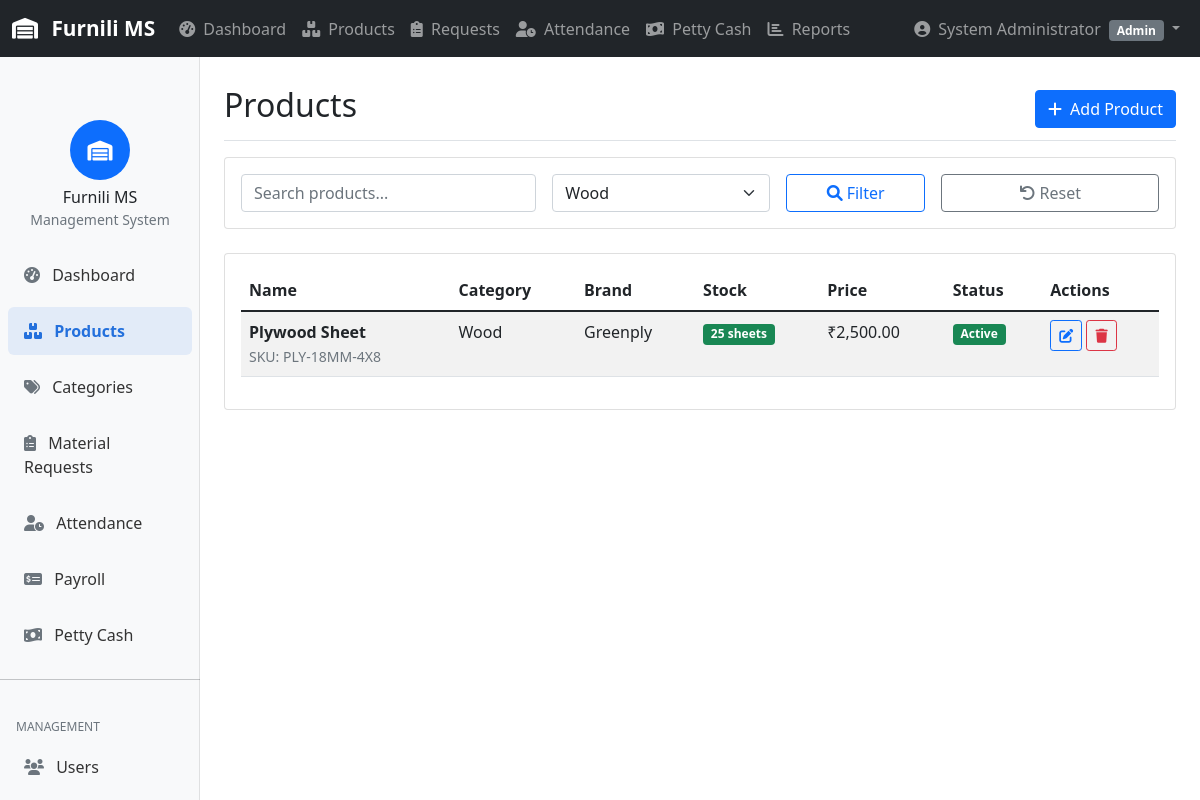
/pages/products.php?category=Wood (signed in), run on the app's committed database.
### tables this page shows
CREATE TABLE `users` (
  `id` int(11) NOT NULL AUTO_INCREMENT,
  `username` varchar(255) NOT NULL,
  `email` varchar(255) NOT NULL,
  `password` varchar(255) NOT NULL,
  `name` varchar(255) NOT NULL,
  `role` enum('admin','manager','storekeeper','user') NOT NULL DEFAULT 'user',
  `employee_id` varchar(100) DEFAULT NULL,
  `aadhar_number` varchar(12) DEFAULT NULL,
  `phone` varchar(15) DEFAULT NULL,
  `address` text DEFAULT NULL,
  `salary` decimal(10,2) DEFAULT NULL,
  `overtime_rate` decimal(10,2) DEFAULT 50.00,
  `photo_url` varchar(255) DEFAULT NULL,
  `document_url` varchar(255) DEFAULT NULL,
  `is_active` tinyint(1) DEFAULT 1,
  `created_at` timestamp NOT NULL DEFAULT current_timestamp(),
  PRIMARY KEY (`id`),
  UNIQUE KEY `username` (`username`),
  UNIQUE KEY `email` (`email`)
);

CREATE TABLE `products` (
  `id` int(11) NOT NULL AUTO_INCREMENT,
  `name` varchar(255) NOT NULL,
  `category` varchar(255) NOT NULL,
  `brand` varchar(255) DEFAULT NULL,
  `size` varchar(100) DEFAULT NULL,
  `thickness` varchar(100) DEFAULT NULL,
  `price_per_unit` decimal(10,2) NOT NULL,
  `current_stock` int(11) NOT NULL DEFAULT 0,
  `min_stock` int(11) NOT NULL DEFAULT 10,
  `unit` varchar(50) NOT NULL DEFAULT 'pieces',
  `sku` varchar(100) DEFAULT NULL,
  `image_url` varchar(255) DEFAULT NULL,
  `is_active` tinyint(1) DEFAULT 1,
  `created_at` timestamp NOT NULL DEFAULT current_timestamp(),
  PRIMARY KEY (`id`),
  UNIQUE KEY `sku` (`sku`),
  KEY `category` (`category`)
);

### includes/functions.php (called while the page is built, shortened)
<?php
function getCurrentUser() {
    $db = Database::connect();
    $stmt = $db->prepare("SELECT id, username, email, name, role, is_active FROM users WHERE id = ?");
    $stmt->execute([$_SESSION['user_id']]);
    return $stmt->fetch();
}
function hasRole($requiredRoles) {
    $user = getCurrentUser();
    if (is_string($requiredRoles)) {
        $requiredRoles = [$requiredRoles];
    }
    return in_array($user['role'], $requiredRoles);
}
function formatCurrency($amount) {
    return '₹' . number_format($amount, 2);
}
?>

### includes/auth.php (called while the page is built, shortened)
<?php
function getUserPermissions($role) {
    $permissions = [
        'admin' => [
            'users' => ['create', 'read', 'update', 'delete'],
            'products' => ['create', 'read', 'update', 'delete'],
            'categories' => ['create', 'read', 'update', 'delete'],
            'requests' => ['create', 'read', 'update', 'delete'],
            'attendance' => ['create', 'read', 'update', 'delete'],
            'payroll' => ['create', 'read', 'update', 'delete'],
            'petty_cash' => ['create', 'read', 'update', 'delete'],
            'reports' => ['create', 'read', 'update', 'delete'],
            'settings' => ['create', 'read', 'update', 'delete']
        ],
        'manager' => [
            'products' => ['create', 'read', 'update', 'delete'],
            'categories' => ['create', 'read', 'update', 'delete'],
            'requests' => ['create', 'read', 'update', 'delete'],
            'attendance' => ['read', 'update'],
            'payroll' => ['read', 'update'],
            'petty_cash' => ['create', 'read', 'update'],
            'reports' => ['read']
        ],
        'storekeeper' => [
            'products' => ['read', 'update'],
            'requests' => ['read', 'update'],
            'attendance' => ['read'],
            'reports' => ['read']
        ],
        'user' => [
            'products' => ['read'],
            'requests' => ['create', 'read'],
            'attendance' => ['read'],
            'reports' => ['read']
        ]
    ];
    return $permissions[$role] ?? [];
}
function hasPermission($module, $action) {
    $user = getCurrentUser();
    $permissions = getUserPermissions($user['role']);
    return isset($permissions[$module]) && in_array($action, $permissions[$module]);
}
?>

### pages/products.php (the view, shortened to what this page needs)
<?php
require_once '../includes/functions.php';
require_once '../includes/auth.php';
$db = Database::connect();
$page = isset($_GET['page']) ? (int)$_GET['page'] : 1;
$limit = ITEMS_PER_PAGE;
$offset = ($page - 1) * $limit;
$search = $_GET['search'] ?? '';
$category = $_GET['category'] ?? '';
$whereClause = "WHERE is_active = 1";
$params = [];
if (!empty($category)) {
    $whereClause .= " AND category = ?";
    $params[] = $category;
}
$query = "SELECT * FROM products $whereClause ORDER BY created_at DESC LIMIT $limit OFFSET $offset";
$stmt = $db->prepare($query);
$stmt->execute($params);
$products = $stmt->fetchAll();
$categoriesStmt = $db->query("SELECT DISTINCT category FROM products WHERE is_active = 1 ORDER BY category");
$categories = $categoriesStmt->fetchAll();
?>
<!DOCTYPE html>
<html lang="en">
<head>
    <link href="https://cdn.jsdelivr.net/npm/bootstrap@5.1.3/dist/css/bootstrap.min.css" rel="stylesheet">
    <link href="https://cdnjs.cloudflare.com/ajax/libs/font-awesome/6.0.0/css/all.min.css" rel="stylesheet">
</head>
<body>
    <?php include '../includes/header.php'; ?>
    <div class="container-fluid">
        <div class="row">
            <?php include '../includes/sidebar.php'; ?>
            <main class="col-md-9 ms-sm-auto col-lg-10 px-md-4">
                <div class="d-flex justify-content-between flex-wrap flex-md-nowrap align-items-center pt-3 pb-2 mb-3 border-bottom">
                    <h1 class="h2">Products</h1>
                    <?php if (hasPermission('products', 'create')): ?>
                    <button type="button" class="btn btn-primary" data-bs-toggle="modal" data-bs-target="#addProductModal">
                        <i class="fas fa-plus me-2"></i>Add Product
                    </button>
                    <?php endif; ?>
                </div>
                <div class="card mb-4">
                    <div class="card-body">
                        <form method="GET" class="row g-3">
                            <div class="col-md-4">
                                <input type="text" class="form-control" name="search"
                                       placeholder="Search products..." value="<?php echo htmlspecialchars($search); ?>">
                            </div>
                            <div class="col-md-3">
                                <select class="form-select" name="category">
                                    <?php foreach ($categories as $cat): ?>
                                    <option value="<?php echo htmlspecialchars($cat['category']); ?>"
                                            <?php echo ($category == $cat['category']) ? 'selected' : ''; ?>>
                                        <?php echo htmlspecialchars($cat['category']); ?>
                                    </option>
                                    <?php endforeach; ?>
                                </select>
                            </div>
                            <div class="col-md-2">
                                <button type="submit" class="btn btn-outline-primary w-100">
                                    <i class="fas fa-search me-1"></i>Filter
                                </button>
                            </div>
                            <div class="col-md-3">
                                <a href="products.php" class="btn btn-outline-secondary w-100">
                                    <i class="fas fa-undo me-1"></i>Reset
                                </a>
                            </div>
                        </form>
                    </div>
                </div>
                <div class="card">
                    <div class="card-body">
                        <div class="table-responsive">
                            <table class="table table-striped">
                                <thead>
                                    <tr>
                                        <th>Name</th>
                                        <th>Category</th>
                                        <th>Brand</th>
                                        <th>Stock</th>
                                        <th>Price</th>
                                        <th>Status</th>
                                        <th>Actions</th>
                                    </tr>
                                </thead>
                                <tbody>
                                    <?php if (empty($products)): ?>
                                    <tr>
                                        <td colspan="7" class="text-center text-muted">No products found</td>
                                    </tr>
                                    <?php else: ?>
                                    <?php foreach ($products as $product): ?>
                                    <tr>
                                        <td>
                                            <strong><?php echo htmlspecialchars($product['name']); ?></strong>
                                            <?php if ($product['sku']): ?>
                                            <br><small class="text-muted">SKU: <?php echo htmlspecialchars($product['sku']); ?></small>
                                            <?php endif; ?>
                                        </td>
                                        <td><?php echo htmlspecialchars($product['category']); ?></td>
                                        <td><?php echo htmlspecialchars($product['brand']); ?></td>
                                        <td>
                                            <span class="badge bg-<?php echo ($product['current_stock'] <= $product['min_stock']) ? 'danger' : 'success'; ?>">
                                                <?php echo number_format($product['current_stock']); ?> <?php echo htmlspecialchars($product['unit']); ?>
                                            </span>
                                        </td>
                                        <td><?php echo formatCurrency($product['price_per_unit']); ?></td>
                                        <td>
                                            <span class="badge bg-<?php echo $product['is_active'] ? 'success' : 'secondary'; ?>">
                                                <?php echo $product['is_active'] ? 'Active' : 'Inactive'; ?>
                                            </span>
                                        </td>
                                        <td>
                                            <?php if (hasPermission('products', 'update')): ?>
                                            <button class="btn btn-sm btn-outline-primary" onclick="editProduct(<?php echo htmlspecialchars(json_encode($product)); ?>)">
                                                <i class="fas fa-edit"></i>
                                            </button>
                                            <?php endif; ?>
                                            <?php if (hasPermission('products', 'delete')): ?>
                                            <button class="btn btn-sm btn-outline-danger" onclick="deleteProduct(<?php echo $product['id']; ?>)">
                                                <i class="fas fa-trash"></i>
                                            </button>
                                            <?php endif; ?>
                                        </td>
                                    </tr>
                                    <?php endforeach; ?>
                                    <?php endif; ?>
                                </tbody>
                            </table>
                        </div>
                    </div>
                </div>
            </main>
        </div>
    </div>
</body>
</html>

### includes/header.php (shortened to what this page needs)
<?php
$currentUser = getCurrentUser();
?>
<nav class="navbar navbar-expand-lg navbar-dark bg-dark fixed-top">
    <div class="container-fluid">
        <a class="navbar-brand" href="index.php">
            <i class="fas fa-warehouse me-2"></i>
            <?php echo APP_NAME; ?>
        </a>
        <div class="collapse navbar-collapse" id="navbarNav">
            <ul class="navbar-nav me-auto">
                <li class="nav-item">
                    <a class="nav-link" href="index.php">
                        <i class="fas fa-tachometer-alt me-1"></i>
                        Dashboard
                    </a>
                </li>
                <?php if (hasPermission('products', 'read')): ?>
                <li class="nav-item">
                    <a class="nav-link" href="pages/products.php">
                        <i class="fas fa-boxes me-1"></i>
                        Products
                    </a>
                </li>
                <?php endif; ?>
                <?php if (hasPermission('requests', 'read')): ?>
                <li class="nav-item">
                    <a class="nav-link" href="pages/requests.php">
                        <i class="fas fa-clipboard-list me-1"></i>
                        Requests
                    </a>
                </li>
                <?php endif; ?>
                <?php if (hasPermission('attendance', 'read')): ?>
                <li class="nav-item">
                    <a class="nav-link" href="pages/attendance.php">
                        <i class="fas fa-user-clock me-1"></i>
                        Attendance
                    </a>
                </li>
                <?php endif; ?>
                <?php if (hasPermission('petty_cash', 'read')): ?>
                <li class="nav-item">
                    <a class="nav-link" href="pages/petty_cash.php">
                        <i class="fas fa-money-bill-wave me-1"></i>
                        Petty Cash
                    </a>
                </li>
                <?php endif; ?>
                <?php if (hasRole(['admin', 'manager'])): ?>
                <li class="nav-item">
                    <a class="nav-link" href="pages/reports.php">
                        <i class="fas fa-chart-bar me-1"></i>
                        Reports
                    </a>
                </li>
                <?php endif; ?>
            </ul>
            <ul class="navbar-nav">
                <li class="nav-item dropdown">
                    <a class="nav-link dropdown-toggle" href="#" id="userDropdown" role="button" data-bs-toggle="dropdown">
                        <i class="fas fa-user-circle me-1"></i>
                        <?php echo htmlspecialchars($currentUser['name']); ?>
                        <span class="badge bg-secondary ms-1"><?php echo ucfirst($currentUser['role']); ?></span>
                    </a>
                </li>
            </ul>
        </div>
    </div>
</nav>

### includes/header.php (style rules this page uses)
body { padding-top: 70px; }
.navbar-brand { font-weight: 600; font-size: 1.3rem; }
.nav-link { font-weight: 500; }

### data on the page
users: name "System Administrator", role "Admin"
products: name "Plywood Sheet", sku "PLY-18MM-4X8", category "Wood", brand "Greenply", current_stock "25", unit "sheets", price_per_unit "₹2,500.00", is_active "Active"

### other printed values
APP_NAME "Furnili MS"
form field category "Wood"
